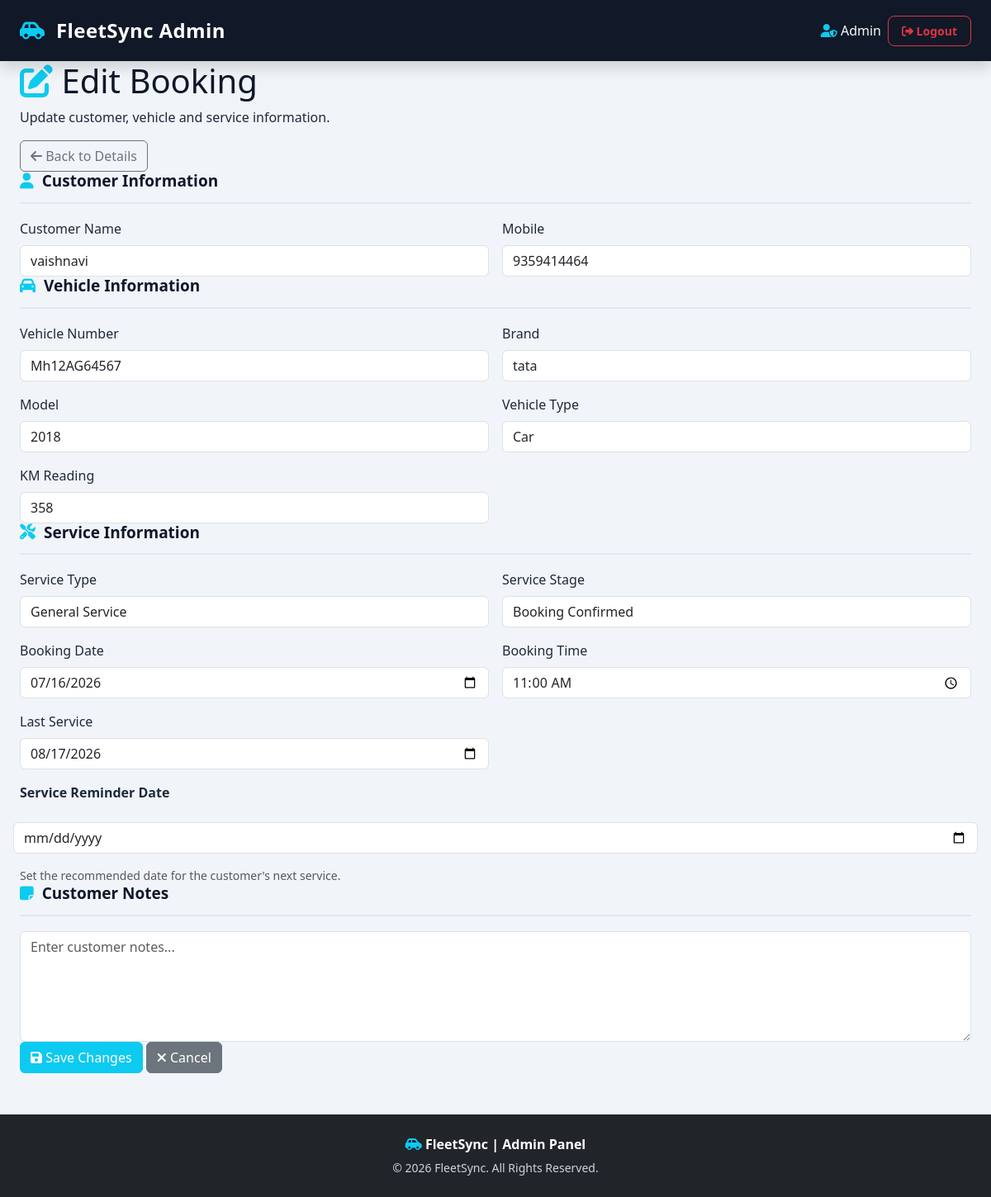
The app's page /FleetSyncAdmin/admin_edit_customer.php?id=54 (signed in) with its own data.
### tables this page shows
CREATE TABLE `bookings` (
  `id` int(11) NOT NULL,
  `user_email` varchar(100) NOT NULL,
  `customer_name` varchar(100) DEFAULT NULL,
  `mobile` varchar(15) DEFAULT NULL,
  `vehicle_number` varchar(20) NOT NULL,
  `brand` varchar(50) DEFAULT NULL,
  `model` varchar(50) DEFAULT NULL,
  `vehicle_type` varchar(30) DEFAULT NULL,
  `km_reading` int(11) DEFAULT NULL,
  `service_type` varchar(100) NOT NULL,
  `booking_date` date NOT NULL,
  `booking_time` time NOT NULL,
  `last_service` date DEFAULT NULL,
  `next_service` date DEFAULT NULL,
  `notes` text DEFAULT NULL,
  `image` varchar(255) DEFAULT NULL,
  `status` varchar(30) DEFAULT 'Pending',
  `service_stage` varchar(50) NOT NULL DEFAULT 'Booking Confirmed',
  `created_at` timestamp NOT NULL DEFAULT current_timestamp(),
  `reminder_sent` tinyint(1) NOT NULL DEFAULT 0,
  `payment_method` varchar(30) DEFAULT NULL,
  `payment_status` varchar(30) DEFAULT 'Pending',
  `payment_id` varchar(100) DEFAULT NULL,
  `service_completed_date` date DEFAULT NULL,
  `service_amount` decimal(10,2) DEFAULT 0.00,
  `payment_date` date DEFAULT NULL
);

### FleetSyncAdmin/admin_edit_customer.php (the view, shortened to what this page needs)
<?php
include '../config.php';
$booking_id = isset($_GET['id']) ? (int)$_GET['id'] : 0;
function clean($value)
{
    return htmlspecialchars(
        $value ?? '',
        ENT_QUOTES,
        'UTF-8'
    );
}
$stmt = mysqli_prepare(
    $conn,
    "SELECT *
     FROM bookings
     WHERE id = ?"
);
mysqli_stmt_bind_param($stmt, "i", $booking_id);
mysqli_stmt_execute($stmt);
$result = mysqli_stmt_get_result($stmt);
$booking = mysqli_fetch_assoc($result);
?>
<!DOCTYPE html>
<html lang="en">
<head>
<link
href="https://cdn.jsdelivr.net/npm/bootstrap@5.3.7/dist/css/bootstrap.min.css"
rel="stylesheet">
<link
rel="stylesheet"
href="https://cdnjs.cloudflare.com/ajax/libs/font-awesome/6.7.0/css/all.min.css">
<link
rel="stylesheet"
href="css/admin.css">
</head>
<body>
<nav class="navbar navbar-dark bg-dark shadow">
    <div class="container-fluid px-4">
        <a href="admin_dashboard.php"
           class="navbar-brand fw-bold fs-4">
            <i class="fa-solid fa-car-side text-info"></i>
            FleetSync Admin
        </a>
        <div class="d-flex align-items-center gap-2">
            <span class="text-light">
                <i class="fa-solid fa-user-shield text-info"></i>
                Admin
            </span>
            <a href="admin_logout.php"
               class="btn btn-outline-danger btn-sm">
                <i class="fa-solid fa-right-from-bracket"></i>
                Logout
            </a>
        </div>
    </div>
</nav>
<main class="admin-edit-page">
<div class="container-fluid px-4">
    <div class="admin-page-header">
        <div>
            <h1>
                <i class="fa-solid fa-pen-to-square text-info"></i>
                Edit Booking
            </h1>
            <p>
                Update customer, vehicle and service information.
            </p>
        </div>
        <a
            href="admin_booking_details.php?id=<?php echo (int)$booking['id']; ?>"
            class="btn btn-outline-secondary">
            <i class="fa-solid fa-arrow-left"></i>
            Back to Details
        </a>
    </div>
    <form method="POST">
        <div class="admin-edit-card">
            <h3 class="details-title">
                <i class="fa-solid fa-user text-info"></i>
                Customer Information
            </h3>
            <div class="row g-3">
                <div class="col-md-6">
                    <label class="form-label">
                        Customer Name
                    </label>
                    <input
                        type="text"
                        name="customer_name"
                        class="form-control"
                        value="<?php echo clean($booking['customer_name']); ?>"
                        required>
                </div>
                <div class="col-md-6">
                    <label class="form-label">
                        Mobile
                    </label>
                    <input
                        type="text"
                        name="mobile"
                        class="form-control"
                        value="<?php echo clean($booking['mobile']); ?>">
                </div>
            </div>
        </div>
        <div class="admin-edit-card">
            <h3 class="details-title">
                <i class="fa-solid fa-car text-info"></i>
                Vehicle Information
            </h3>
            <div class="row g-3">
                <div class="col-md-6">
                    <label class="form-label">
                        Vehicle Number
                    </label>
                    <input
                        type="text"
                        name="vehicle_number"
                        class="form-control"
                        value="<?php echo clean($booking['vehicle_number']); ?>"
                        required>
                </div>
                <div class="col-md-6">
                    <label class="form-label">
                        Brand
                    </label>
                    <input
                        type="text"
                        name="brand"
                        class="form-control"
                        value="<?php echo clean($booking['brand']); ?>">
                </div>
                <div class="col-md-6">
                    <label class="form-label">
                        Model
                    </label>
                    <input
                        type="text"
                        name="model"
                        class="form-control"
                        value="<?php echo clean($booking['model']); ?>">
                </div>
                <div class="col-md-6">
                    <label class="form-label">
                        Vehicle Type
                    </label>
                    <input
                        type="text"
                        name="vehicle_type"
                        class="form-control"
                        value="<?php echo clean($booking['vehicle_type']); ?>">
                </div>
                <div class="col-md-6">
                    <label class="form-label">
                        KM Reading
                    </label>
                    <input
                        type="text"
                        name="km_reading"
                        class="form-control"
                        value="<?php echo clean($booking['km_reading']); ?>">
                </div>
            </div>
        </div>
        <div class="admin-edit-card">
            <h3 class="details-title">
                <i class="fa-solid fa-screwdriver-wrench text-info"></i>
                Service Information
            </h3>
            <div class="row g-3">
                <div class="col-md-6">
                    <label class="form-label">
                        Service Type
                    </label>
                    <input
                        type="text"
                        name="service_type"
                        class="form-control"
                        value="<?php echo clean($booking['service_type']); ?>"
                        required>
                </div>
                <div class="col-md-6">
                    <label class="form-label">
                        Service Stage
                    </label>
                    <input
                        type="text"
                        name="service_stage"
                        class="form-control"
                        value="<?php echo clean($booking['service_stage']); ?>">
                </div>
                <div class="col-md-6">
                    <label class="form-label">
                        Booking Date
                    </label>
                    <input
                        type="date"
                        name="booking_date"
                        class="form-control"
                        value="<?php echo clean($booking['booking_date']); ?>"
                        required>
                </div>
                <div class="col-md-6">
                    <label class="form-label">
                        Booking Time
                    </label>
                    <input
                        type="time"
                        name="booking_time"
                        class="form-control"
                        value="<?php echo clean($booking['booking_time']); ?>">
                </div>
                <div class="col-md-6">
                    <label class="form-label">
                        Last Service
                    </label>
                    <input
                        type="date"
                        name="last_service"
                        class="form-control"
                        value="<?php echo clean($booking['last_service']); ?>">
                </div>
              <label class="form-label fw-semibold">
    Service Reminder Date
</label>
<input
    type="date"
    name="next_service"
    class="form-control"
    value="<?php echo clean($booking['next_service']); ?>">
<small class="text-muted">
    Set the recommended date for the customer's next service.
</small>
            </div>
        </div>
        <div class="admin-edit-card">
            <h3 class="details-title">
                <i class="fa-solid fa-note-sticky text-info"></i>
                Customer Notes
            </h3>
            <textarea
                name="notes"
                class="form-control"
                rows="5"
                placeholder="Enter customer notes..."><?php echo clean($booking['notes']); ?></textarea>
        </div>
        <div class="admin-edit-actions">
            <button
                type="submit"
                class="btn btn-info text-white">
                <i class="fa-solid fa-floppy-disk"></i>
                Save Changes
            </button>
            <a
                href="admin_booking_details.php?id=<?php echo (int)$booking['id']; ?>"
                class="btn btn-secondary">
                <i class="fa-solid fa-xmark"></i>
                Cancel
            </a>
        </div>
    </form>
</div>
</main>
<footer class="bg-dark text-white text-center py-4">
    <p class="mb-1">
        <i class="fa-solid fa-car-side text-info"></i>
        FleetSync | Admin Panel
    </p>
    <small>
        © 2026 FleetSync. All Rights Reserved.
    </small>
</footer>
</body>
</html>

### FleetSyncAdmin/css/admin.css (style rules this page uses)
* { margin: 0; padding: 0; box-sizing: border-box; }
body { font-family: "Segoe UI", Arial, sans-serif; min-height: 100vh; background: #f4f7fb; color: #1e293b; }
.navbar { padding: 15px 0; background: #111827 !important; }
.navbar-brand { letter-spacing: 0.5px; }
.navbar-brand i { margin-right: 7px; }
.navbar .text-light { font-weight: 500; }
.navbar .btn-outline-danger { border-radius: 20px; padding: 7px 16px; }
.container-fluid h1 { color: #0f172a; }
footer { margin-top: 50px; }
footer p { font-weight: 600; }
footer small { color: #cbd5e1; }
body { font-family: "Segoe UI", Arial, sans-serif; background: #f1f5f9; color: #1e293b; min-height: 100vh; }
.navbar { background: #111827 !important; padding: 14px 0; }
.navbar-brand { color: #ffffff !important; letter-spacing: 0.4px; }
.navbar .btn { border-radius: 8px; font-weight: 600; }
.details-title { display: flex; align-items: center; gap: 10px; margin: 0 0 18px; padding-bottom: 14px; color: #0f172a; font-size: 19px; font-weight: 700; border-bottom: 2px solid #e2e8f0; }
.details-title i { color: #0dcaf0; }
body { background: #f1f5f9; }

### records on screen
bookings: customer_name "vaishnavi", mobile "9359414464", vehicle_number "Mh12AG64567", brand "tata", model "2018", vehicle_type "Car", km_reading "358", service_type "General Service", service_stage "Booking Confirmed", booking_date "07/16/2026", booking_time "11:00:00", last_service "08/17/2026", notes "Enter customer notes..."
